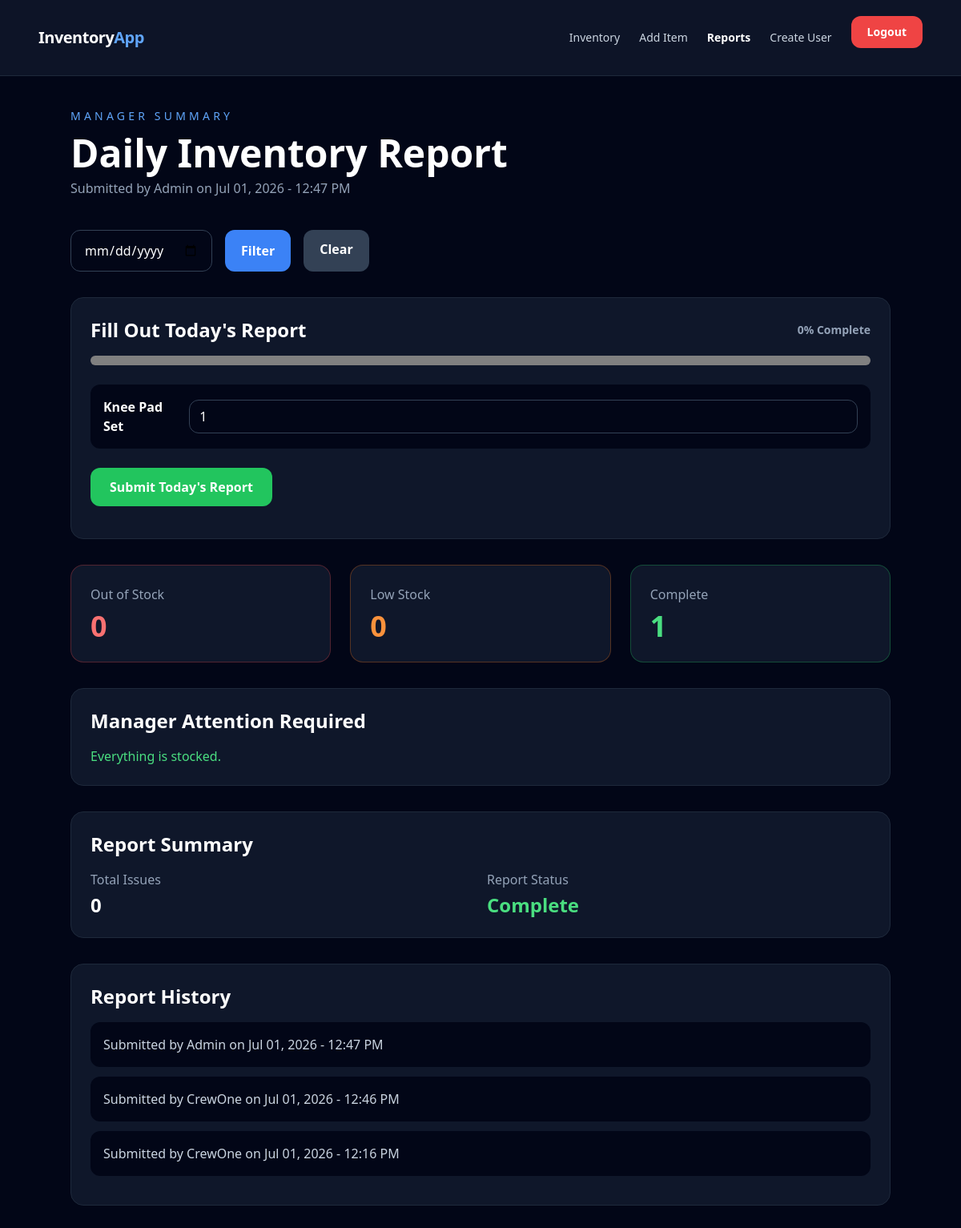
The page /inventory/daily-report/ (signed in) on the database as committed earlier.
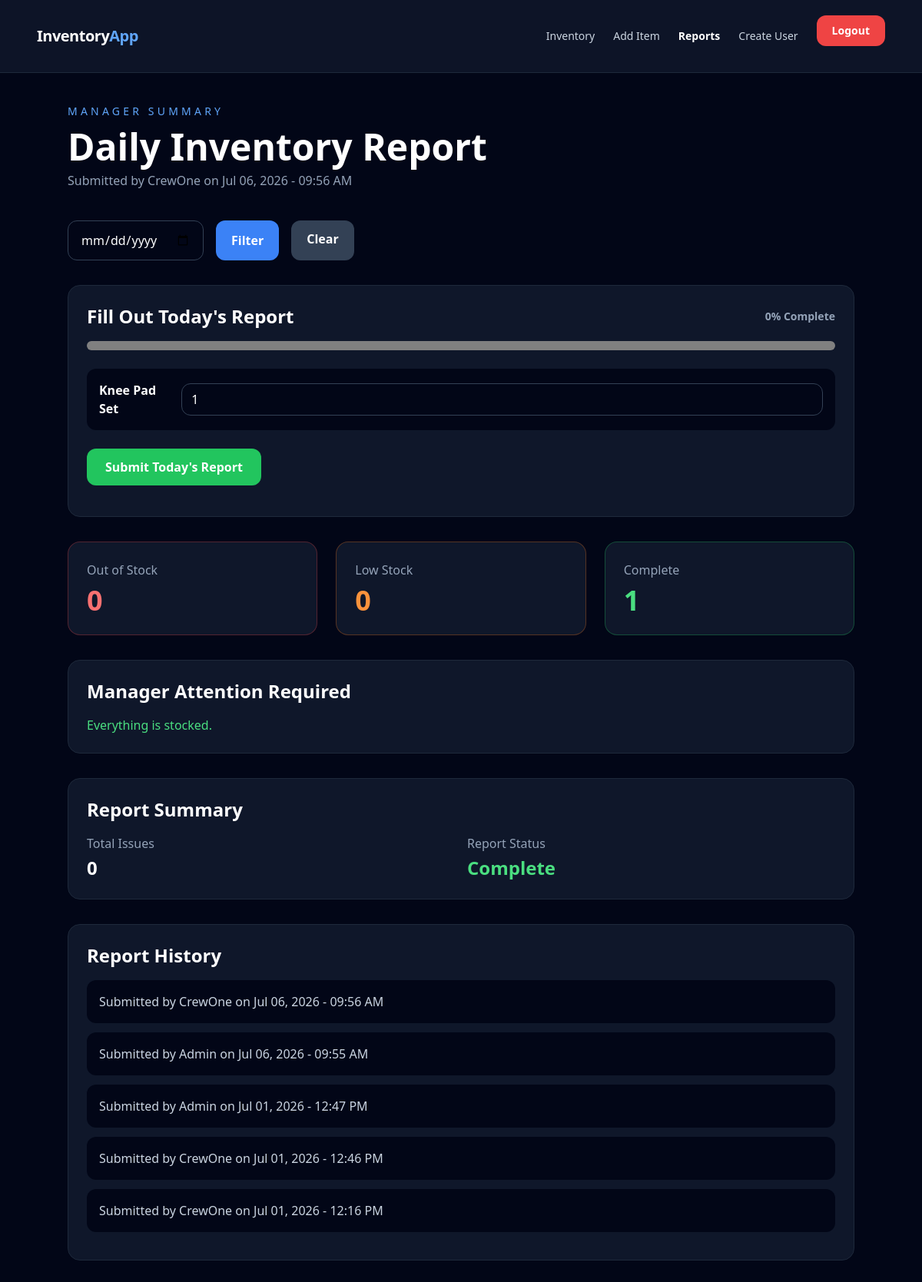
The same page on the database as committed later.
### inventory/models.py (models this page shows, shortened)
class DailyReport(models.Model):
    submitted_by = models.ForeignKey(User, on_delete=models.CASCADE)
    submitted_at = models.DateTimeField(auto_now_add=True)
    notes = models.TextField(blank=True)

class InventoryItem(models.Model):
    ITEM_CHOICES = [
        ("Gloves Set", "Gloves Set"),
        ("Hose Head", "Hose Head"),
        ("Knee Pad Set", "Knee Pad Set"),
        ("Pro Grip", "Pro Grip"),
        ("Orange Soap", "Orange Soap"),
        ("Mini Roller", "Mini Roller"),
        ("Paver", "Paver"),
        ("Mini Brushes", "Mini Brushes"),
        ("Scrapers", "Scrapers"),
        ("Flat Head", "Flat Head"),
        ("Scissors", "Scissors"),
        ("Bottle", "Bottle"),
        ("Brushes", "Brushes"),
        ("Buckets", "Buckets"),
        ("Sealing Buckets", "Sealing Buckets"),
        ("Rocks", "Rocks"),
        ("Masks", "Masks"),
        ("Guns", "Guns"),
        ("Battery", "Battery"),
        ("Safety Glasses", "Safety Glasses"),
        ("New Brushes", "Brushes"),
        ("Clear Seal Bucket", "Clear Seal Bucket"),
        ("Garbage Bags", "Garbage Bags"),
        ("Heads for Roller", "Heads for Roller"),
        ("Head for Mini Roller", "Head for Mini Roller"),
        ("Respirator", "Respirator"),
        ("Pebbles", "Pebbles"),
        ("Crack Fill", "Crack Fill"),
    ]
    item_name = models.CharField(max_length=100, choices=ITEM_CHOICES)
    quantity_required = models.PositiveIntegerField(default=0)
    quantity_have = models.PositiveIntegerField(default=0)
    category = models.CharField(max_length=100, blank=True)
    notes = models.TextField(blank=True)
    updated_at = models.DateTimeField(auto_now=True)
    @property
    def quantity_needed(self):
        return max(0, self.quantity_required - self.quantity_have)

### inventory/views.py (the view, shortened to what this page needs)
# urls.py: path("daily-report/", views.daily_report, name="daily_report"),
@manager_required
def daily_report(request):
    queryset = InventoryItem.objects.all().order_by("item_name")
    formset = InventoryQuantityFormSet(request.POST or None, queryset=queryset)
    total_fields = len(formset.forms)
    valid_fields = sum(
        1 for form in formset.forms
        if form.is_bound and not form.errors
    ) if request.method == "POST" else 0
    progress_percentage = int((valid_fields / total_fields) * 100) if total_fields > 0 else 0
    selected_date = request.GET.get("date", "")
    reports = DailyReport.objects.all().order_by("-submitted_at")
    if selected_date:
        reports = reports.filter(submitted_at__date=selected_date)
    latest_report = reports.first()
    out_of_stock = []
    low_stock = []
    complete = []
    for item in queryset:
        if item.quantity_have == 0:
            out_of_stock.append(item)
        elif item.quantity_needed > 0:
            low_stock.append(item)
        else:
            complete.append(item)
    total_issues = len(out_of_stock) + len(low_stock)
    return render(request, "inventory/daily_report.html", {
        "formset": formset,
        "items": queryset,
        "out_of_stock": out_of_stock,
        "low_stock": low_stock,
        "complete": complete,
        "latest_report": latest_report,
        "progress": progress_percentage,
        "reports": reports,
        "selected_date": selected_date,
        "total_issues": total_issues,
    })

### inventory/views.py (called while the page is built)
def _is_manager(user):
    return (
        user.is_active
        and user.is_authenticated
        and (
            user.is_superuser
            or user.groups.filter(name="Manager").exists()
        )
    )

### templates/inventory/daily_report.html (shortened to what the changed rows need)
{% extends "base.html" %}
{% block content %}
<section class="mx-auto max-w-5xl">
    <div class="mb-10">
        <p class="text-sm uppercase tracking-[0.3em] text-blue-400">
            Manager Summary
        </p>
        <h1 class="mt-3 text-5xl font-bold text-white">
            Daily Inventory Report
        </h1>
        {% if latest_report %}
        <p class="mt-2 text-slate-400">
            Submitted by {{ latest_report.submitted_by }} on {{ latest_report.submitted_at|date:"M d, Y - h:i A" }}
        </p>
        {% endif %}
    </div>
    <section class="mb-8 rounded-2xl border border-slate-800 bg-slate-900 p-6">
        <div class="mb-4 flex items-center justify-between">
            <h2 class="text-2xl font-bold text-white">
                Fill Out Today's Report
            </h2>
        </div>
        <form method="post" novalidate>
            <div class="space-y-3">
                {% for form in formset %}
                <div class="flex items-center justify-between gap-4 rounded-xl bg-slate-950 p-4">
                    <span class="font-semibold text-white">
                        {{ form.instance.item_name }}
                    </span>
                    {{ form.quantity_have }}
                </div>
                {% endfor %}
            </div>
        </form>
    </section>
    <div class="mb-8 grid gap-6 md:grid-cols-3">
        <div class="rounded-2xl border border-red-500/30 bg-slate-900 p-6">
            <h2 class="mt-2 text-4xl font-bold text-red-400">
                {{ out_of_stock|length }}
            </h2>
        </div>
        <div class="rounded-2xl border border-orange-500/30 bg-slate-900 p-6">
            <h2 class="mt-2 text-4xl font-bold text-orange-400">
                {{ low_stock|length }}
            </h2>
        </div>
        <div class="rounded-2xl border border-green-500/30 bg-slate-900 p-6">
            <h2 class="mt-2 text-4xl font-bold text-green-400">
                {{ complete|length }}
            </h2>
        </div>
    </div>
    <section class="rounded-2xl border border-slate-800 bg-slate-900 p-6">
        <h2 class="mb-4 text-2xl font-bold text-white">
            Manager Attention Required
        </h2>
    </section>
    <section class="mt-8 rounded-2xl border border-slate-800 bg-slate-900 p-6">
        <h2 class="mb-4 text-2xl font-bold text-white">
            Report Summary
        </h2>
    </section>
    <section class="mt-8 rounded-2xl border border-slate-800 bg-slate-900 p-6">
        <h2 class="mb-4 text-2xl font-bold text-white">
            Report History
        </h2>
        {% for report in reports %}
        <a href="{% url 'daily_report_detail' report.pk %}"
            class="mb-3 block rounded-xl bg-slate-950 p-4 text-slate-300 hover:bg-slate-800">
            Submitted by {{ report.submitted_by }} on {{ report.submitted_at|date:"M d, Y - h:i A" }}
        </a>
        {% empty %}
        <p class="text-slate-400">No reports found.</p>
        {% endfor %}
    </section>
</section>
{% endblock %}

Rows that differ between the two databases and show on the page:
added DailyReport: submitted_by "CrewOne", submitted_at "Jul 06, 2026 - 09:56 AM"
added DailyReport: submitted_by "Admin", submitted_at "Jul 06, 2026 - 09:55 AM"
Other text that changed with them:
{{ latest_report.submitted_by }}: "Admin" → "CrewOne"
{{ latest_report.submitted_at|date:"M d, Y - h:i A" }}: "Jul 01, 2026 - 12:47 PM" → "Jul 06, 2026 - 09:56 AM"
